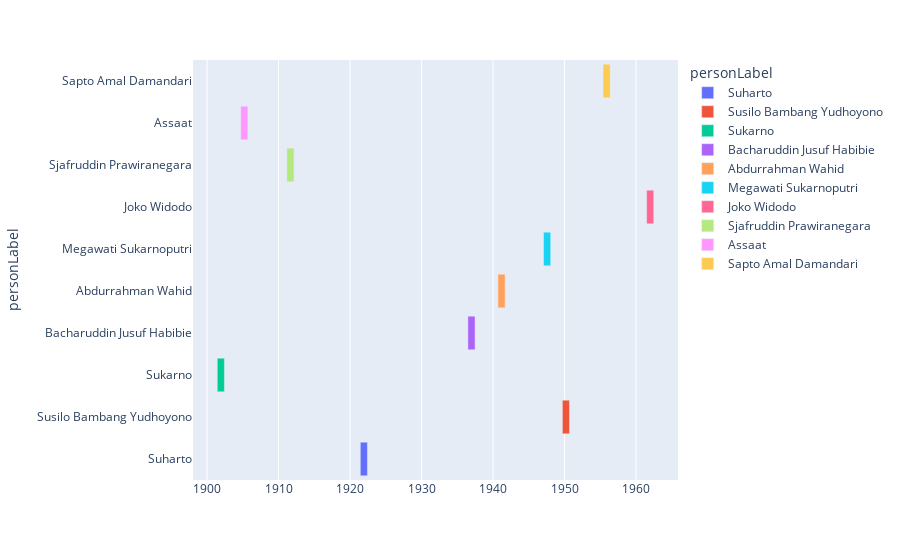

Notebook code for this chart:
### Markdown cell above
# Timeline

### Code cell
sparql_query = """
    #defaultView:Timeline
    #Birth date of president of indonesia 
    SELECT ?bornDate ?person ?personLabel 
    WHERE
    {
      ?person wdt:P31 wd:Q5;
              wdt:P39 wd:Q11755916;
              wdt:P569 ?bornDate.
      OPTIONAL { ?person wdt:P570 ?deathDate }
      SERVICE wikibase:label { bd:serviceParam wikibase:language "[AUTO_LANGUAGE],en". }
    }
    ORDER BY ?date
    """
#to query another endpoint, change the URL for the service and the query
sparql_service_url = "https://query.wikidata.org/sparql"
timeline = vkg(sparql_query=sparql_query, sparql_service_url=sparql_service_url, chart="Timeline")
timeline.plot()

### Figure 1 — Plotly figure (JSON) as saved in the notebook; plotly's stock layout.template omitted (floating-point values rounded to 4 significant figures)
{"data": [{"alignmentgroup": "True", "base": ["1921-06-08T00:00:00"], "hovertemplate": "personLabel=%{y}<br>bornDate=%{base}<extra></extra>", "legendgroup": "Suharto", "marker": {"color": "#636efa"}, "name": "Suharto", "offsetgroup": "Suharto", "orientation": "h", "showlegend": true, "textposition": "auto", "type": "bar", "x": [31536000000], "xaxis": "x", "y": ["Suharto"], "yaxis": "y"}, {"alignmentgroup": "True", "base": ["1949-09-09T00:00:00"], "hovertemplate": "personLabel=%{y}<br>bornDate=%{base}<extra></extra>", "legendgroup": "Susilo Bambang Yudhoyono", "marker": {"color": "#EF553B"}, "name": "Susilo Bambang Yudhoyono", "offsetgroup": "Susilo Bambang Yudhoyono", "orientation": "h", "showlegend": true, "textposition": "auto", "type": "bar", "x": [31536000000], "xaxis": "x", "y": ["Susilo Bambang Yudhoyono"], "yaxis": "y"}, {"alignmentgroup": "True", "base": ["1901-06-06T00:00:00"], "hovertemplate": "personLabel=%{y}<br>bornDate=%{base}<extra></extra>", "legendgroup": "Sukarno", "marker": {"color": "#00cc96"}, "name": "Sukarno", "offsetgroup": "Sukarno", "orientation": "h", "showlegend": true, "textposition": "auto", "type": "bar", "x": [31536000000], "xaxis": "x", "y": ["Sukarno"], "yaxis": "y"}, {"alignmentgroup": "True", "base": ["1936-06-25T00:00:00"], "hovertemplate": "personLabel=%{y}<br>bornDate=%{base}<extra></extra>", "legendgroup": "Bacharuddin Jusuf Habibie", "marker": {"color": "#ab63fa"}, "name": "Bacharuddin Jusuf Habibie", "offsetgroup": "Bacharuddin Jusuf Habibie", "orientation": "h", "showlegend": true, "textposition": "auto", "type": "bar", "x": [31536000000], "xaxis": "x", "y": ["Bacharuddin Jusuf Habibie"], "yaxis": "y"}, {"alignmentgroup": "True", "base": ["1940-09-07T00:00:00"], "hovertemplate": "personLabel=%{y}<br>bornDate=%{base}<extra></extra>", "legendgroup": "Abdurrahman Wahid", "marker": {"color": "#FFA15A"}, "name": "Abdurrahman Wahid", "offsetgroup": "Abdurrahman Wahid", "orientation": "h", "showlegend": true, "textposition": "auto", "type": "bar", "x": [31536000000], "xaxis": "x", "y": ["Abdurrahman Wahid"], "yaxis": "y"}, {"alignmentgroup": "True", "base": ["1947-01-23T00:00:00"], "hovertemplate": "personLabel=%{y}<br>bornDate=%{base}<extra></extra>", "legendgroup": "Megawati Sukarnoputri", "marker": {"color": "#19d3f3"}, "name": "Megawati Sukarnoputri", "offsetgroup": "Megawati Sukarnoputri", "orientation": "h", "showlegend": true, "textposition": "auto", "type": "bar", "x": [31536000000], "xaxis": "x", "y": ["Megawati Sukarnoputri"], "yaxis": "y"}, {"alignmentgroup": "True", "base": ["1961-06-21T00:00:00"], "hovertemplate": "personLabel=%{y}<br>bornDate=%{base}<extra></extra>", "legendgroup": "Joko Widodo", "marker": {"color": "#FF6692"}, "name": "Joko Widodo", "offsetgroup": "Joko Widodo", "orientation": "h", "showlegend": true, "textposition": "auto", "type": "bar", "x": [31536000000], "xaxis": "x", "y": ["Joko Widodo"], "yaxis": "y"}, {"alignmentgroup": "True", "base": ["1911-02-28T00:00:00"], "hovertemplate": "personLabel=%{y}<br>bornDate=%{base}<extra></extra>", "legendgroup": "Sjafruddin Prawiranegara", "marker": {"color": "#B6E880"}, "name": "Sjafruddin Prawiranegara", "offsetgroup": "Sjafruddin Prawiranegara", "orientation": "h", "showlegend": true, "textposition": "auto", "type": "bar", "x": [31536000000], "xaxis": "x", "y": ["Sjafruddin Prawiranegara"], "yaxis": "y"}, {"alignmentgroup": "True", "base": ["1904-09-18T00:00:00"], "hovertemplate": "personLabel=%{y}<br>bornDate=%{base}<extra></extra>", "legendgroup": "Assaat", "marker": {"color": "#FF97FF"}, "name": "Assaat", "offsetgroup": "Assaat", "orientation": "h", "showlegend": true, "textposition": "auto", "type": "bar", "x": [31536000000], "xaxis": "x", "y": ["Assaat"], "yaxis": "y"}, {"alignmentgroup": "True", "base": ["1955-05-19T00:00:00"], "hovertemplate": "personLabel=%{y}<br>bornDate=%{base}<extra></extra>", "legendgroup": "Sapto Amal Damandari", "marker": {"color": "#FECB52"}, "name": "Sapto Amal Damandari", "offsetgroup": "Sapto Amal Damandari", "orientation": "h", "showlegend": true, "textposition": "auto", "type": "bar", "x": [31536000000], "xaxis": "x", "y": ["Sapto Amal Damandari"], "yaxis": "y"}], "layout": {"barmode": "overlay", "legend": {"title": {"text": "personLabel"}, "tracegroupgap": 0}, "margin": {"t": 60}, "xaxis": {"anchor": "y", "domain": [0, 1], "type": "date"}, "yaxis": {"anchor": "x", "autorange": "reversed", "categoryarray": ["Sapto Amal Damandari", "Assaat", "Sjafruddin Prawiranegara", "Joko Widodo", "Megawati Sukarnoputri", "Abdurrahman Wahid", "Bacharuddin Jusuf Habibie", "Sukarno", "Susilo Bambang Yudhoyono", "Suharto"], "categoryorder": "array", "domain": [0, 1], "title": {"text": "personLabel"}}}}
